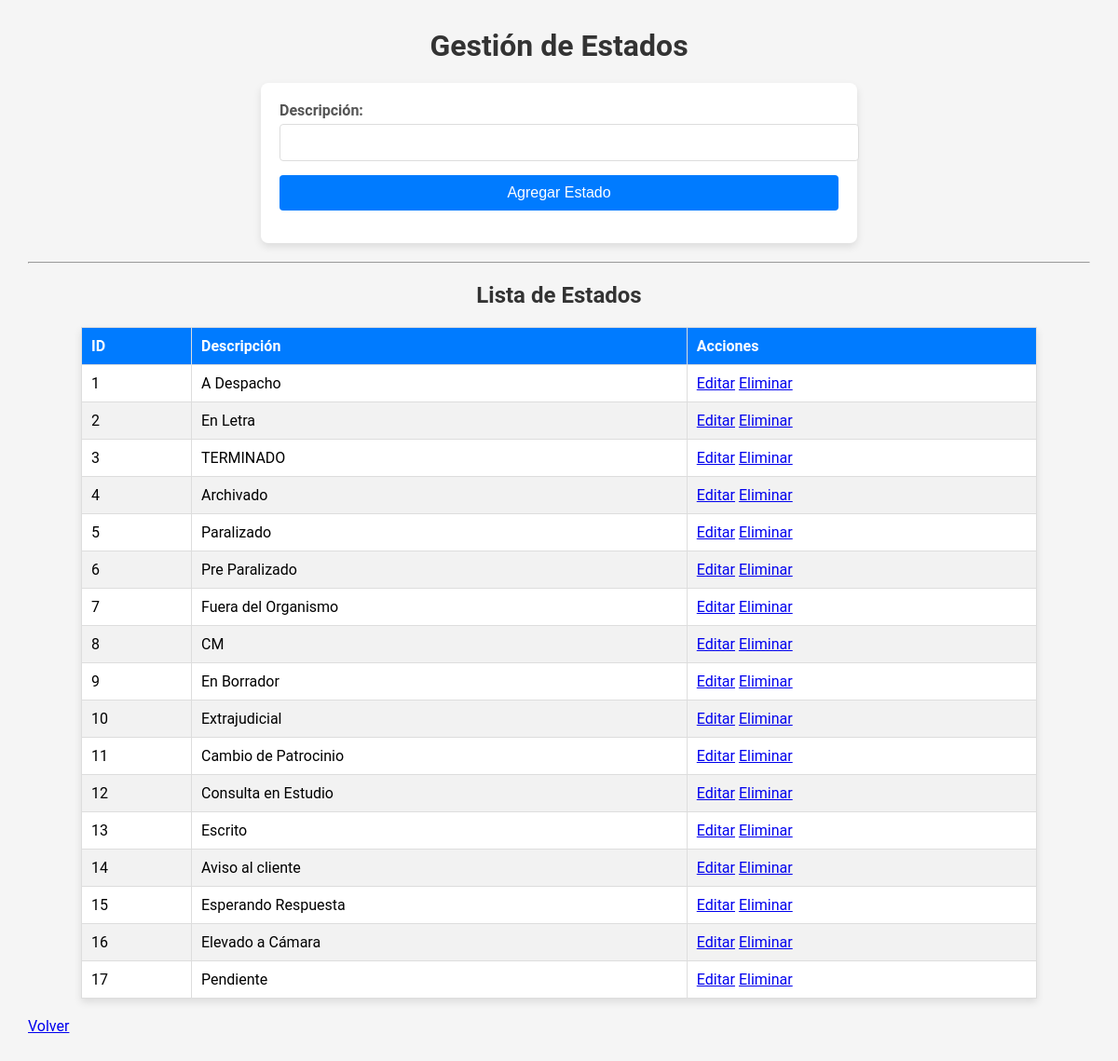
The page /views/estados.php on the database its author committed.
### tables this page shows
CREATE TABLE `Estados` (
  `ID` int(11) NOT NULL,
  `Descripcion` varchar(255) NOT NULL
);

### views/estados.php (the view, shortened to what this page needs)
<?php
include_once '../database/conexion.php';
?>
<!DOCTYPE html>
<html lang="es">
<head>
    <link rel="stylesheet" href="../css/estilos.css">
</head>
<body>
    <h1>Gestión de Estados</h1>
    <?php
    $return_page = isset($_GET['return']) ? $_GET['return'] : 'estados.php';
    ?>
    <form action="estados.php?return=<?php echo htmlspecialchars($return_page); ?>" method="POST">
        <label for="descripcion">Descripción:</label>
        <input type="text" id="descripcion" name="descripcion" required>
        <button type="submit" name="agregar">Agregar Estado</button>
    </form>
    <hr>
    <h2>Lista de Estados</h2>
    <table border="1">
        <thead>
            <tr>
                <th>ID</th>
                <th>Descripción</th>
                <th>Acciones</th>
            </tr>
        </thead>
        <tbody>
            <?php
            $sql = "SELECT * FROM Estados";
            $result = $conn->query($sql);
            if ($result->num_rows > 0) {
                while ($row = $result->fetch_assoc()) {
                    echo "<tr>";
                    echo "<td>{$row['ID']}</td>";
                    echo "<td>" . htmlspecialchars($row['Descripcion']) . "</td>";
                    echo "<td>
                            <a href='editar_estado.php?id={$row['ID']}'>Editar</a>
                            <a href='eliminar_estado.php?id={$row['ID']}' onclick='return confirm(\"¿Estás seguro de eliminar este estado?\");'>Eliminar</a>
                          </td>";
                    echo "</tr>";
                }
            } else {
                echo "<tr><td colspan='3'>No hay estados registrados.</td></tr>";
            }
            ?>
        </tbody>
    </table>
    <a href="<?php echo htmlspecialchars($return_page); ?>">Volver</a>
</body>
</html>

### css/estilos.css (style rules this page uses)
body { font-family: 'Roboto', sans-serif; background-color: #f5f5f5; margin: 10; padding: 10; }
h1, h2 { text-align: center; color: #333; }
form { background-color: white; margin: 20px auto; padding: 20px; border-radius: 8px; box-shadow: 0 4px 8px rgba(0, 0, 0, 0.1); max-width: 600px; }
form label { display: block; margin-bottom: 5px; color: #555; font-weight: bold; }
form input, form select, form textarea, form button { width: 100%; padding: 10px; margin-bottom: 15px; border: 1px solid #ddd; border-radius: 4px; font-size: 16px; }
form button { background-color: #007BFF; color: white; border: none; cursor: pointer; }
table { width: 90%; margin: 20px auto; border-collapse: collapse; background-color: white; box-shadow: 0 4px 8px rgba(0, 0, 0, 0.1); }
table th, table td { padding: 10px; text-align: left; border: 1px solid #ddd; }
table th { background-color: #007BFF; color: white; font-size: 16px; }
table tr:nth-child(even) { background-color: #f2f2f2; }
body { margin: 30px; }

### rows shown on the page
estados: ID "1", Descripcion "A Despacho"
estados: ID "2", Descripcion "En Letra"
estados: ID "3", Descripcion "TERMINADO"
estados: ID "4", Descripcion "Archivado"
estados: ID "5", Descripcion "Paralizado"
estados: ID "6", Descripcion "Pre Paralizado"
estados: ID "7", Descripcion "Fuera del Organismo"
estados: ID "8", Descripcion "CM"
estados: ID "9", Descripcion "En Borrador"
estados: ID "10", Descripcion "Extrajudicial"
estados: ID "11", Descripcion "Cambio de Patrocinio"
estados: ID "12", Descripcion "Consulta en Estudio"
estados: ID "13", Descripcion "Escrito"
estados: ID "14", Descripcion "Aviso al cliente"
estados: ID "15", Descripcion "Esperando Respuesta"
estados: ID "16", Descripcion "Elevado a Cámara"
estados: ID "17", Descripcion "Pendiente"
